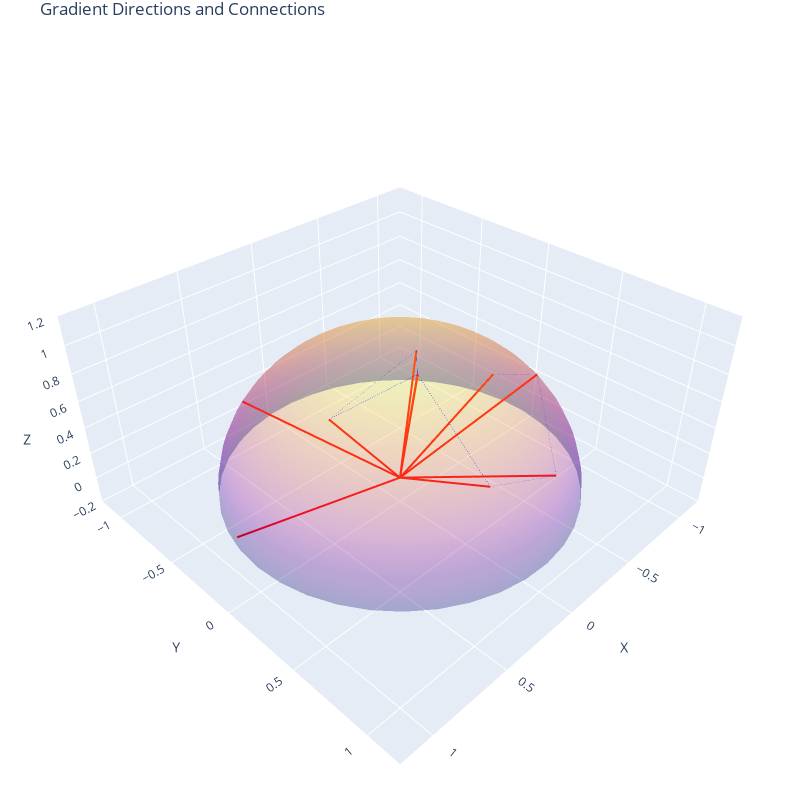

Notebook code cell kept with this figure:
### Code cell
import numpy as np
import plotly.graph_objects as go

def create_sphere_plot(directions, threshold_angle=45):
    """
    Create an interactive 3D plot with:
    - Hemisphere surface
    - Arrows showing gradient directions
    - Edges between similar directions
    
    Args:
        directions: numpy array of shape (N, 3) with unit vectors
        threshold_angle: angle in degrees below which directions are connected
    """
    # Create hemisphere surface
    phi = np.linspace(0, np.pi/2, 20)
    theta = np.linspace(0, 2*np.pi, 40)
    phi, theta = np.meshgrid(phi, theta)
    
    x = np.sin(phi) * np.cos(theta)
    y = np.sin(phi) * np.sin(theta)
    z = np.cos(phi)
    
    # Initialize figure with larger size
    fig = go.Figure()
    
    # Add hemisphere surface
    fig.add_trace(go.Surface(
        x=x, y=y, z=z,
        opacity=0.3,
        showscale=False
    ))
    
    # Add directions as arrows
    for direction in directions:
        # Arrow start at origin
        x = [0, direction[0]]
        y = [0, direction[1]]
        z = [0, direction[2]]
        
        fig.add_trace(go.Scatter3d(
            x=x, y=y, z=z,
            mode='lines',
            line=dict(color='red', width=4),
            showlegend=False
        ))
        
    # Add connections between similar directions
    for i in range(len(directions)):
        for j in range(i+1, len(directions)):
            # Calculate angle between directions
            angle = np.arccos(np.clip(np.dot(directions[i], directions[j]), -1.0, 1.0))
            angle_deg = np.degrees(angle)
            
            # Connect if angle is below threshold
            if angle_deg < threshold_angle:
                fig.add_trace(go.Scatter3d(
                    x=[directions[i][0], directions[j][0]],
                    y=[directions[i][1], directions[j][1]],
                    z=[directions[i][2], directions[j][2]],
                    mode='lines',
                    line=dict(color='blue', width=1, dash='dash'),
                    opacity=0.5,
                    showlegend=False
                ))
    
    # Update layout for better visualization
    fig.update_layout(
        scene = dict(
            xaxis_title='X',
            yaxis_title='Y',
            zaxis_title='Z',
            aspectmode='data',
            camera=dict(
                eye=dict(x=1.5, y=1.5, z=1.5),  # Adjusted camera position
                up=dict(x=0, y=0, z=1)
            ),
            # Ensure axes ranges show full hemisphere
            xaxis=dict(range=[-1.2, 1.2]),
            yaxis=dict(range=[-1.2, 1.2]),
            zaxis=dict(range=[-0.2, 1.2])
        ),
        showlegend=False,
        title='Gradient Directions and Connections',
        width=800,  # Increased width
        height=800,  # Increased height
        margin=dict(l=0, r=0, b=0, t=30)  # Reduced margins
    )
    
    return fig

# Example usage:
# Generate some example directions (replace with your actual directions)
np.random.seed(42)
n_directions = 10
theta = np.random.uniform(0, np.pi/2, n_directions)
phi = np.random.uniform(0, 2*np.pi, n_directions)

directions = np.array([
    [np.sin(t)*np.cos(p), np.sin(t)*np.sin(p), np.cos(t)]
    for t, p in zip(theta, phi)
])

# Create and show plot
fig = create_sphere_plot(directions, threshold_angle=45)
fig.show()

### Figure 1 — Plotly figure (JSON) as saved in the notebook; plotly's stock layout.template omitted (floating-point values rounded to 4 significant figures; data arrays with more than 128 entries replaced by an {"elided": "..."} marker saying what was removed)
{"data": [{"opacity": 0.3, "showscale": false, "type": "surface", "x": {"elided": "40x20 float values"}, "y": {"elided": "40x20 float values"}, "z": {"elided": "40x20 float values"}}, {"line": {"color": "red", "width": 4}, "mode": "lines", "showlegend": false, "type": "scatter3d", "x": [0, 0.5503], "y": [0, 0.07158], "z": [0, 0.8319]}, {"line": {"color": "red", "width": 4}, "mode": "lines", "showlegend": false, "type": "scatter3d", "x": [0, 0.9792], "y": [0, -0.1874], "z": [0, 0.07734]}, {"line": {"color": "red", "width": 4}, "mode": "lines", "showlegend": false, "type": "scatter3d", "x": [0, 0.4519], "y": [0, -0.793], "z": [0, 0.4087]}, {"line": {"color": "red", "width": 4}, "mode": "lines", "showlegend": false, "type": "scatter3d", "x": [0, 0.1894], "y": [0, 0.7853], "z": [0, 0.5895]}, {"line": {"color": "red", "width": 4}, "mode": "lines", "showlegend": false, "type": "scatter3d", "x": [0, 0.1008], "y": [0, 0.2207], "z": [0, 0.9701]}, {"line": {"color": "red", "width": 4}, "mode": "lines", "showlegend": false, "type": "scatter3d", "x": [0, 0.09857], "y": [0, 0.2217], "z": [0, 0.9701]}, {"line": {"color": "red", "width": 4}, "mode": "lines", "showlegend": false, "type": "scatter3d", "x": [0, -0.03045], "y": [0, 0.08587], "z": [0, 0.9958]}, {"line": {"color": "red", "width": 4}, "mode": "lines", "showlegend": false, "type": "scatter3d", "x": [0, -0.9662], "y": [0, -0.1515], "z": [0, 0.2087]}, {"line": {"color": "red", "width": 4}, "mode": "lines", "showlegend": false, "type": "scatter3d", "x": [0, -0.7371], "y": [0, 0.3359], "z": [0, 0.5864]}, {"line": {"color": "red", "width": 4}, "mode": "lines", "showlegend": false, "type": "scatter3d", "x": [0, -0.2297], "y": [0, 0.8668], "z": [0, 0.4427]}, {"line": {"color": "blue", "dash": "dash", "width": 1}, "mode": "lines", "opacity": 0.5, "showlegend": false, "type": "scatter3d", "x": [0.5503, 0.1008], "y": [0.07158, 0.2207], "z": [0.8319, 0.9701]}, {"line": {"color": "blue", "dash": "dash", "width": 1}, "mode": "lines", "opacity": 0.5, "showlegend": false, "type": "scatter3d", "x": [0.5503, 0.09857], "y": [0.07158, 0.2217], "z": [0.8319, 0.9701]}, {"line": {"color": "blue", "dash": "dash", "width": 1}, "mode": "lines", "opacity": 0.5, "showlegend": false, "type": "scatter3d", "x": [0.5503, -0.03045], "y": [0.07158, 0.08587], "z": [0.8319, 0.9958]}, {"line": {"color": "blue", "dash": "dash", "width": 1}, "mode": "lines", "opacity": 0.5, "showlegend": false, "type": "scatter3d", "x": [0.1894, 0.1008], "y": [0.7853, 0.2207], "z": [0.5895, 0.9701]}, {"line": {"color": "blue", "dash": "dash", "width": 1}, "mode": "lines", "opacity": 0.5, "showlegend": false, "type": "scatter3d", "x": [0.1894, 0.09857], "y": [0.7853, 0.2217], "z": [0.5895, 0.9701]}, {"line": {"color": "blue", "dash": "dash", "width": 1}, "mode": "lines", "opacity": 0.5, "showlegend": false, "type": "scatter3d", "x": [0.1894, -0.2297], "y": [0.7853, 0.8668], "z": [0.5895, 0.4427]}, {"line": {"color": "blue", "dash": "dash", "width": 1}, "mode": "lines", "opacity": 0.5, "showlegend": false, "type": "scatter3d", "x": [0.1008, 0.09857], "y": [0.2207, 0.2217], "z": [0.9701, 0.9701]}, {"line": {"color": "blue", "dash": "dash", "width": 1}, "mode": "lines", "opacity": 0.5, "showlegend": false, "type": "scatter3d", "x": [0.1008, -0.03045], "y": [0.2207, 0.08587], "z": [0.9701, 0.9958]}, {"line": {"color": "blue", "dash": "dash", "width": 1}, "mode": "lines", "opacity": 0.5, "showlegend": false, "type": "scatter3d", "x": [0.09857, -0.03045], "y": [0.2217, 0.08587], "z": [0.9701, 0.9958]}, {"line": {"color": "blue", "dash": "dash", "width": 1}, "mode": "lines", "opacity": 0.5, "showlegend": false, "type": "scatter3d", "x": [-0.9662, -0.7371], "y": [-0.1515, 0.3359], "z": [0.2087, 0.5864]}, {"line": {"color": "blue", "dash": "dash", "width": 1}, "mode": "lines", "opacity": 0.5, "showlegend": false, "type": "scatter3d", "x": [-0.7371, -0.2297], "y": [0.3359, 0.8668], "z": [0.5864, 0.4427]}], "layout": {"height": 800, "margin": {"b": 0, "l": 0, "r": 0, "t": 30}, "scene": {"aspectmode": "data", "camera": {"eye": {"x": 1.5, "y": 1.5, "z": 1.5}, "up": {"x": 0, "y": 0, "z": 1}}, "xaxis": {"range": [-1.2, 1.2], "title": {"text": "X"}}, "yaxis": {"range": [-1.2, 1.2], "title": {"text": "Y"}}, "zaxis": {"range": [-0.2, 1.2], "title": {"text": "Z"}}}, "showlegend": false, "title": {"text": "Gradient Directions and Connections"}, "width": 800}}
